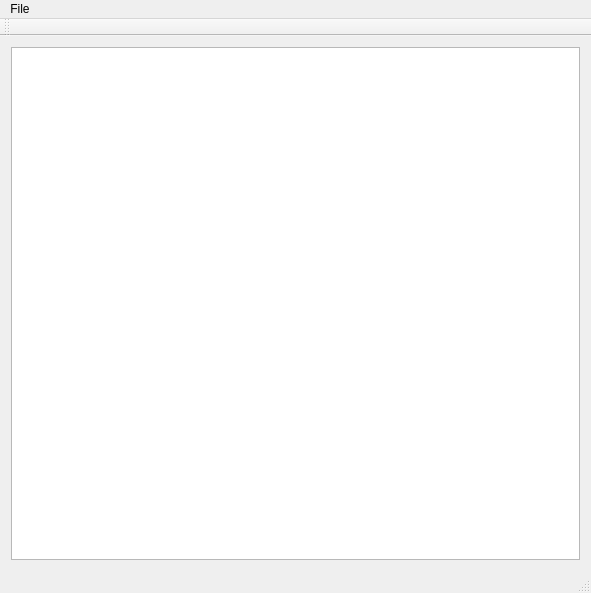
<?xml version="1.0" encoding="UTF-8"?>
<ui version="4.0">
 <class>MainWindow</class>
 <widget class="QMainWindow" name="MainWindow">
  <property name="geometry">
   <rect>
    <x>0</x>
    <y>0</y>
    <width>591</width>
    <height>593</height>
   </rect>
  </property>
  <property name="windowTitle">
   <string>MainWindow</string>
  </property>
  <widget class="QWidget" name="centralWidget">
   <layout class="QGridLayout" name="gridLayout">
    <item row="0" column="0">
     <widget class="QTextEdit" name="textEdit"/>
    </item>
   </layout>
  </widget>
  <widget class="QMenuBar" name="menuBar">
   <property name="geometry">
    <rect>
     <x>0</x>
     <y>0</y>
     <width>591</width>
     <height>22</height>
    </rect>
   </property>
   <property name="nativeMenuBar">
    <bool>false</bool>
   </property>
   <widget class="QMenu" name="menuFile">
    <property name="title">
     <string>File</string>
    </property>
    <addaction name="actionNew"/>
    <addaction name="actionOpen"/>
    <addaction name="actionSave"/>
    <addaction name="actionExit"/>
   </widget>
   <addaction name="menuFile"/>
  </widget>
  <widget class="QToolBar" name="mainToolBar">
   <attribute name="toolBarArea">
    <enum>TopToolBarArea</enum>
   </attribute>
   <attribute name="toolBarBreak">
    <bool>false</bool>
   </attribute>
  </widget>
  <widget class="QStatusBar" name="statusBar"/>
  <action name="actionNew">
   <property name="text">
    <string>New</string>
   </property>
   <property name="shortcut">
    <string>Ctrl+N</string>
   </property>
  </action>
  <action name="actionOpen">
   <property name="text">
    <string>Open</string>
   </property>
   <property name="shortcut">
    <string>Ctrl+O</string>
   </property>
  </action>
  <action name="actionSave">
   <property name="text">
    <string>Save</string>
   </property>
   <property name="shortcut">
    <string>Ctrl+S</string>
   </property>
  </action>
  <action name="actionExit">
   <property name="text">
    <string>Exit</string>
   </property>
  </action>
 </widget>
 <layoutdefault spacing="6" margin="11"/>
 <resources/>
 <connections/>
</ui>
